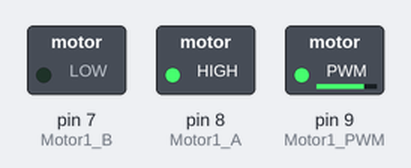
The sketch below on a simulated Arduino Uno, built with avr-gcc and run on an emulated ATmega328P. Shown: switched loads named in the sketch (green lamp = pin HIGH).

Above: at 0.1 s.
Timing chart, 0 to 1.6 s (numbered marks = the images above):
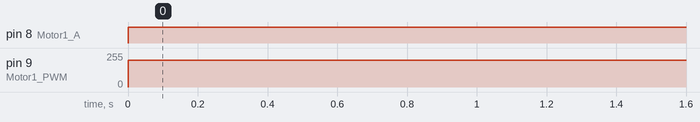

The sketch:

LAB07_Motor.ino
```cpp
#define Motor1_A 8     //กำหนดพอร์ต
#define Motor1_B 7
#define Motor1_PWM 9

void setup() {
  pinMode(Motor1_A, OUTPUT);    //กำหนดให้เป็น Output
  pinMode(Motor1_B, OUTPUT);
  pinMode(Motor1_PWM, OUTPUT);
}

void loop() {
  motorLeft(200); // เรียกใช้ฟังก์ชั่น
}

void motorLeft(int Speed) {         //speed ตั้งแต่ 0-255
  digitalWrite(Motor1_A, HIGH);     //สั่งพอร์ต digital ให้เป็น HIGH
  digitalWrite(Motor1_B, LOW);      //สั่งพอร์ต digital ให้เป็น LOW
  analogWrite(Motor1_PWM, Speed);   //สั่งพอร์ต PWM
}
```

Measured:
- by itself, pin 8 (Motor1_A): LOW → HIGH at 0.00 s
- by itself, pin 9 (Motor1_PWM): 0/255 → 200/255 at 0.00 s
